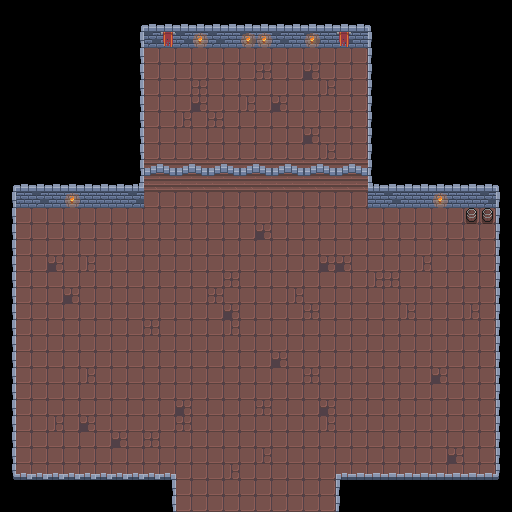

This is a level from a 2D game, rendered from its Tiled map with the project's own tilesets. A one-line summary and the map file follow, with tile-layer data summarised:
An orthogonal 32x32 tile map with 16x16 px tiles, 3 tile layers (BottomLayer, MiddleLayer, TopLayer), 2 tilesets and 4 objects (3x TownsfolkMale).

<map version="1.2" tiledversion="1.3.4" orientation="orthogonal" renderorder="right-down" width="32" height="32" tilewidth="16" tileheight="16" infinite="0" nextlayerid="6" nextobjectid="23">
 <editorsettings>
  <export target="." format="json" />
 </editorsettings>
 <tileset firstgid="1" name="townsfolk_m" tilewidth="32" tileheight="32" tilecount="8" columns="4">
  <image source="../npcs/townsfolk_m/townsfolk_m.png" width="128" height="64" />
 </tileset>
 <tileset firstgid="9" name="basecamp" tilewidth="16" tileheight="16" tilecount="256" columns="16">
  <image source="basecamp.png" width="256" height="256" />
  <tile id="1">
   <properties>
    <property name="collision" type="bool" value="true" />
   </properties>
  </tile>
  <tile id="67">
   <properties>
    <property name="collision" type="bool" value="true" />
   </properties>
  </tile>
  <tile id="68">
   <properties>
    <property name="collision" type="bool" value="true" />
   </properties>
  </tile>
  <tile id="70">
   <properties>
    <property name="collision" type="bool" value="true" />
   </properties>
  </tile>
  <tile id="71">
   <properties>
    <property name="collision" type="bool" value="true" />
   </properties>
  </tile>
  <tile id="72">
   <properties>
    <property name="collision" type="bool" value="true" />
   </properties>
  </tile>
  <tile id="83">
   <properties>
    <property name="collision" type="bool" value="true" />
   </properties>
  </tile>
  <tile id="84">
   <properties>
    <property name="collision" type="bool" value="true" />
   </properties>
  </tile>
  <tile id="86">
   <properties>
    <property name="collision" type="bool" value="true" />
   </properties>
  </tile>
  <tile id="87">
   <properties>
    <property name="collision" type="bool" value="true" />
   </properties>
  </tile>
  <tile id="88">
   <properties>
    <property name="collision" type="bool" value="true" />
   </properties>
  </tile>
  <tile id="97">
   <properties>
    <property name="collision" type="bool" value="true" />
   </properties>
  </tile>
  <tile id="98">
   <properties>
    <property name="collision" type="bool" value="true" />
   </properties>
  </tile>
  <tile id="99">
   <properties>
    <property name="collision" type="bool" value="true" />
   </properties>
  </tile>
  <tile id="100">
   <properties>
    <property name="collision" type="bool" value="true" />
   </properties>
  </tile>
  <tile id="101">
   <properties>
    <property name="collision" type="bool" value="true" />
   </properties>
  </tile>
  <tile id="103">
   <properties>
    <property name="collision" type="bool" value="true" />
   </properties>
  </tile>
  <tile id="104">
   <properties>
    <property name="collision" type="bool" value="true" />
   </properties>
  </tile>
  <tile id="113">
   <properties>
    <property name="collision" type="bool" value="true" />
   </properties>
  </tile>
  <tile id="114">
   <properties>
    <property name="collision" type="bool" value="true" />
   </properties>
  </tile>
  <tile id="117">
   <properties>
    <property name="collision" type="bool" value="true" />
   </properties>
  </tile>
  <tile id="128">
   <animation>
    <frame tileid="128" duration="100" />
    <frame tileid="129" duration="100" />
    <frame tileid="130" duration="100" />
    <frame tileid="131" duration="100" />
    <frame tileid="132" duration="100" />
    <frame tileid="133" duration="100" />
   </animation>
  </tile>
 </tileset>
 <objectgroup id="4" name="TransitionLayer">
  <object id="18" x="176" y="496" width="160" height="16">
   <properties>
    <property name="DestinationScene" value="CombatScene" />
    <property name="DestinationX" type="float" value="331" />
    <property name="DestinationY" type="float" value="249" />
    <property name="TilemapKey" value="assets/map/level1" />
    <property name="TilesetKey" value="assets/map/tiles" />
   </properties>
  </object>
 </objectgroup>
 <layer id="2" name="BottomLayer" width="32" height="32">
  <data>[1024 cells, 686 non-empty, 5 distinct tile ids]</data>
 </layer>
 <layer id="1" name="MiddleLayer" width="32" height="32">
  <data>[1024 cells, 144 non-empty, 17 distinct tile ids]</data>
 </layer>
 <objectgroup id="5" name="ObjectLayer">
  <object id="20" name="TownsfolkMale" gid="1" x="60.4635" y="363.756" width="32" height="32">
   <properties>
    <property name="Paragraph1" value="How's going? I don't know why everyone looks just the same..." />
    <property name="Paragraph2" value="Anyways, you can walk down and enter the dungeon." />
   </properties>
  </object>
  <object id="21" name="TownsfolkMale" gid="1" x="382.811" y="394.681" width="32" height="32">
   <properties>
    <property name="Paragraph1" value="You can't attack in this area. You can attack in the dungeon though." />
    <property name="Paragraph2" value="Press J to attack, SPACE to change item slot, and WASD to move." />
    <property name="Paragraph3" value="Good luck!" />
   </properties>
  </object>
  <object id="22" name="TownsfolkMale" gid="1" x="126.45" y="286.563" width="32" height="32">
   <properties>
    <property name="Paragraph1" value="Hey there! I don't talk much..." />
   </properties>
  </object>
 </objectgroup>
 <layer id="3" name="TopLayer" width="32" height="32">
  <data>[1024 cells, 22 non-empty, 4 distinct tile ids]</data>
 </layer>
</map>
